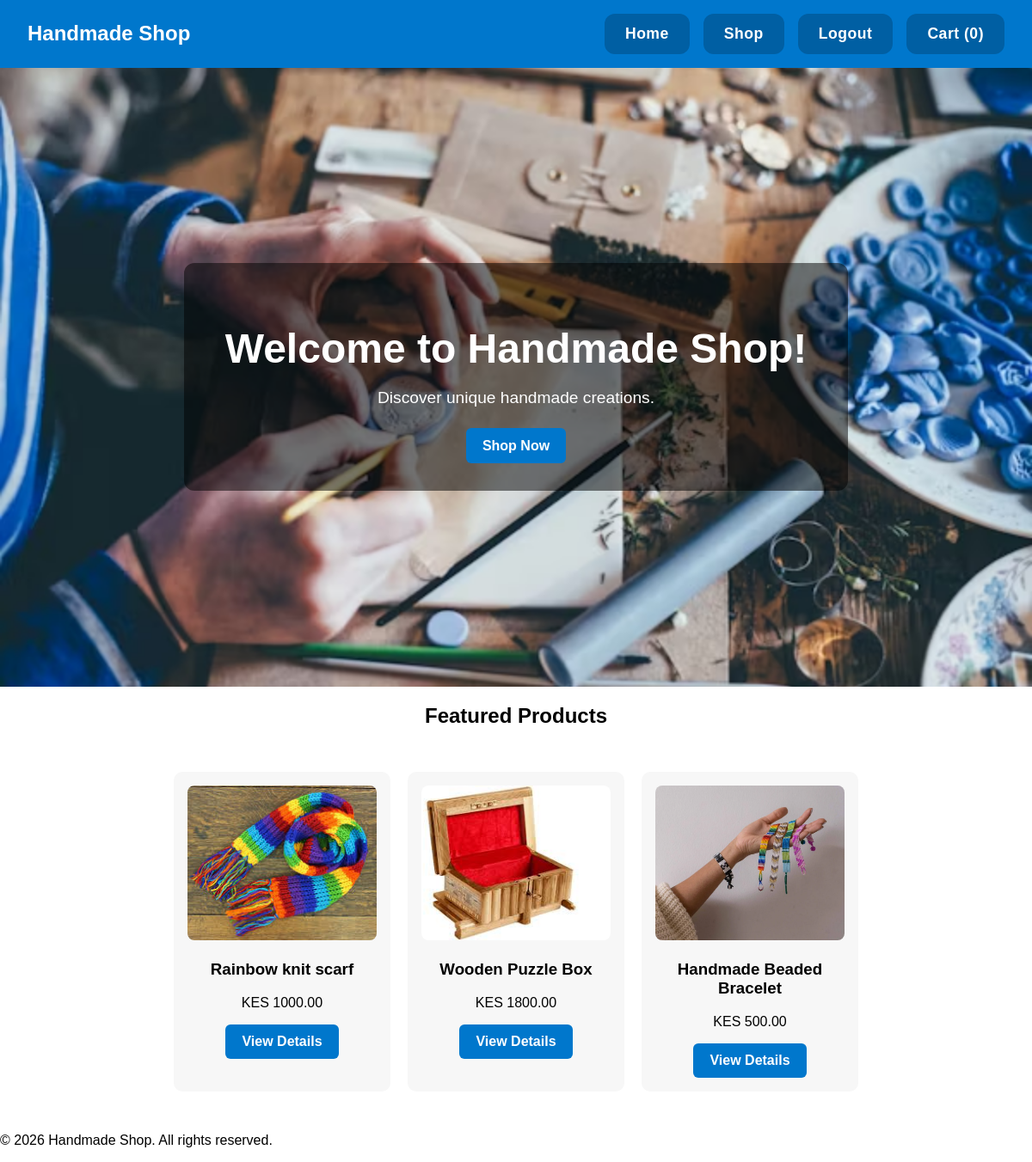
The app's page / (signed in) with its own data.
### products/models.py (models this page shows, shortened)
class Product(models.Model):
    name = models.CharField(max_length=200)
    description = models.TextField()
    price = models.DecimalField(max_digits=10, decimal_places=2)
    image = models.ImageField(upload_to='products/')
    artist = models.ForeignKey('Artist', on_delete=models.CASCADE, related_name='products')
    is_featured = models.BooleanField(default=False)

### products/views.py (the view)
# urls.py: 2. Add a URL to urlpatterns:  path('', views.home, name='home')
@login_required
def home(request):
    featured_products = Product.objects.filter(is_featured=True)[:3]
    return render(request, 'products/home.html', {'featured_products': featured_products})

### products/context_processors.py (called while the page is built)
def cart_items_count(request):
    cart = request.session.get('cart', {})
    total_item = sum(cart.values())
    return {'cart_items_count': total_item}

### products/templates/products/home.html
{% extends 'base.html' %}
{% load static %}
{% block content %}
<section class="hero">
    <div class="hero-content">
        <h1>Welcome to Handmade Shop!</h1>
        <p>Discover unique handmade creations.</p>
        <a href="{% url 'shop' %}" class="btn">Shop Now</a>
    </div>
</section>
<section class="featured-products">
    <h2>Featured Products</h2>
    <div class="product-grid">
        {% for product in featured_products %}
        <div class="product-card">
            <img src="{{ product.image.url }}" alt="{{ product.name }}">
            <h3>{{ product.name }}</h3>
            <p>KES {{ product.price }}</p>
            <a href="{% url 'product_detail' product.id %}" class="btn">View Details</a>
        </div>
        {% endfor %}
    </div>
</section>
{% endblock %}

### static/css/style.css (style rules this page uses)
body { font-family: Arial, sans-serif; margin: 0; padding: 0; }
h1, h2, h3 { text-align: center; }
.hero { height: 90vh; background: url("../images/hero.jpg") center/cover no-repeat; display: flex; justify-content: center; align-items: center; text-align: center; color: white; }
.hero-content { background: rgba(0, 0, 0, 0.5); padding: 2rem 3rem; border-radius: 12px; }
.hero h1 { font-size: 3rem; margin-bottom: 1rem; }
.hero p { margin-bottom: 1.5rem; font-size: 1.2rem; }
.btn { display: inline-block; background-color: #0077cc; color: white; padding: 0.7rem 1.2rem; border: none; border-radius: 6px; cursor: pointer; text-decoration: none; font-weight: 600; transition: background-color 0.3s ease, transform 0.2s ease; }
.products-container, .product-grid { display: flex; flex-wrap: wrap; justify-content: center; gap: 20px; padding: 2rem; }
.product-card { background: #f7f7f7; padding: 1rem; border-radius: 10px; text-align: center; width: 220px; transition: transform 0.3s ease, box-shadow 0.3s ease; }
.product-card img { width: 100%; height: 180px; object-fit: cover; border-radius: 8px; }

### records on screen
Product: image (picture), name "Rainbow knit scarf", price "1000.00"
Product: image (picture), name "Wooden Puzzle Box", price "1800.00"
Product: image (picture), name "Handmade Beaded Bracelet", price "500.00"

### other values on screen
{{ cart_items_count }} "0"
